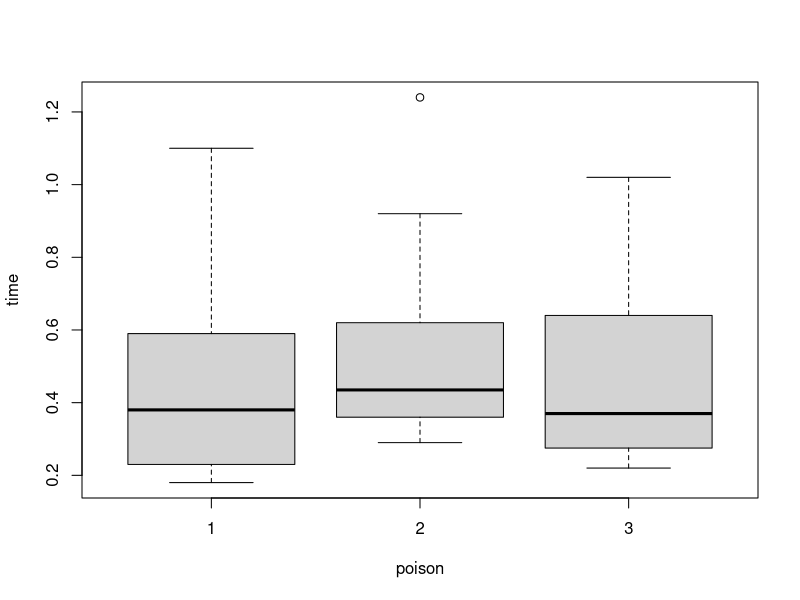
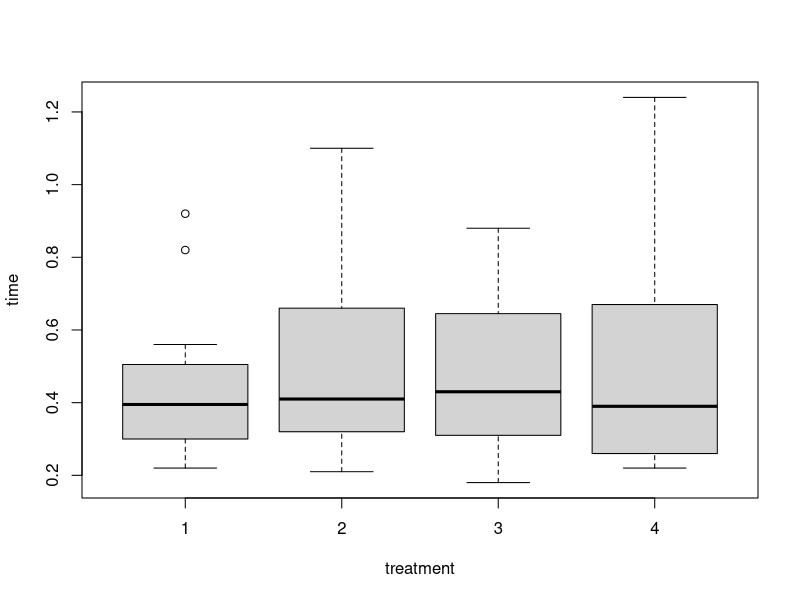

These figures' R source, in order:
## ---- chunk 1
knitr::opts_chunk$set(eval = FALSE)
knitr::opts_knit$set(root.dir = file.path('..', 'datasets'))
## ---- chunk 2
survival <- read.csv("survival.csv")
## ---- chunk 3
survival$poison <- as.factor(survival$poison)
survival$treatment <- as.factor(survival$treatment)
## ---- chunk 4
plot(time ~ poison + treatment, data = survival)
## ---- chunk 5
levels(survival$poison)
## ---- chunk 6
survival_lm1 <- lm(time ~ poison, data = survival)
## ---- chunk 7
survival_lm2 <- lm(time ~ poison + treatment, data = survival)
## ---- chunk 8
survival_lm3 <- lm(time ~ poison + treatment + poison:treatment, data = survival)
